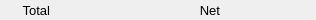
    <widget class="PyDMFrame" name="composite_19">
      <property name="geometry">
        <rect>
          <x>423</x>
          <y>196</y>
          <width>316</width>
          <height>20</height>
        </rect>
      </property>
      <widget class="QLabel" name="text_37">
        <property name="geometry">
          <rect>
            <x>0</x>
            <y>0</y>
            <width>50</width>
            <height>20</height>
          </rect>
        </property>
        <property name="text">
          <string>Total</string>
        </property>
        <property name="font" stdset="0">
          <font>
            <pointsize>10</pointsize>
          </font>
        </property>
        <property name="brush" stdset="0">
          <brush brushstyle="SolidPattern">
            <color alpha="255">
              <red>0</red>
              <green>0</green>
              <blue>0</blue>
            </color>
          </brush>
        </property>
        <property name="toolTip">
          <string>text_37</string>
        </property>
        <property name="alignment">
          <set>Qt::AlignRight|Qt::AlignTrailing|Qt::AlignVCenter</set>
        </property>
        <property name="styleSheet">
          <string notr="true">QLabel#text_37 {
  color: rgb(0, 0, 0);
  }</string>
        </property>
      </widget>
      <widget class="PyDMLabel" name="text_update_27">
        <property name="geometry">
          <rect>
            <x>56</x>
            <y>1</y>
            <width>90</width>
            <height>18</height>
          </rect>
        </property>
        <property name="toolTip">
          <string>PV: ${prefix}Total_RBV</string>
        </property>
        <property name="channel" stdset="0">
          <string>ca://${prefix}Total_RBV</string>
        </property>
        <property name="font" stdset="0">
          <font>
            <pointsize>10</pointsize>
          </font>
        </property>
        <property name="alignment">
          <set>Qt::AlignLeading|Qt::AlignLeft|Qt::AlignVCenter</set>
        </property>
        <property name="textInteractionFlags">
          <set>Qt::TextSelectableByKeyboard|Qt::TextSelectableByMouse</set>
        </property>
        <property name="styleSheet">
          <string notr="true">PyDMLabel#text_update_27 {
  color: rgb(10, 0, 184);
  background-color: rgb(187, 187, 187);
  }</string>
        </property>
      </widget>
      <widget class="QLabel" name="text_38">
        <property name="geometry">
          <rect>
            <x>190</x>
            <y>0</y>
            <width>30</width>
            <height>20</height>
          </rect>
        </property>
        <property name="text">
          <string>Net</string>
        </property>
        <property name="font" stdset="0">
          <font>
            <pointsize>10</pointsize>
          </font>
        </property>
        <property name="brush" stdset="0">
          <brush brushstyle="SolidPattern">
            <color alpha="255">
              <red>0</red>
              <green>0</green>
              <blue>0</blue>
            </color>
          </brush>
        </property>
        <property name="toolTip">
          <string>text_38</string>
        </property>
        <property name="alignment">
          <set>Qt::AlignRight|Qt::AlignTrailing|Qt::AlignVCenter</set>
        </property>
        <property name="styleSheet">
          <string notr="true">QLabel#text_38 {
  color: rgb(0, 0, 0);
  }</string>
        </property>
      </widget>
      <widget class="PyDMLabel" name="text_update_28">
        <property name="geometry">
          <rect>
            <x>226</x>
            <y>1</y>
            <width>90</width>
            <height>18</height>
          </rect>
        </property>
        <property name="toolTip">
          <string>PV: ${prefix}Net_RBV</string>
        </property>
        <property name="channel" stdset="0">
          <string>ca://${prefix}Net_RBV</string>
        </property>
        <property name="font" stdset="0">
          <font>
            <pointsize>10</pointsize>
          </font>
        </property>
        <property name="alignment">
          <set>Qt::AlignLeading|Qt::AlignLeft|Qt::AlignVCenter</set>
        </property>
        <property name="textInteractionFlags">
          <set>Qt::TextSelectableByKeyboard|Qt::TextSelectableByMouse</set>
        </property>
        <property name="styleSheet">
          <string notr="true">PyDMLabel#text_update_28 {
  color: rgb(10, 0, 184);
  background-color: rgb(187, 187, 187);
  }</string>
        </property>
      </widget>
    </widget>
